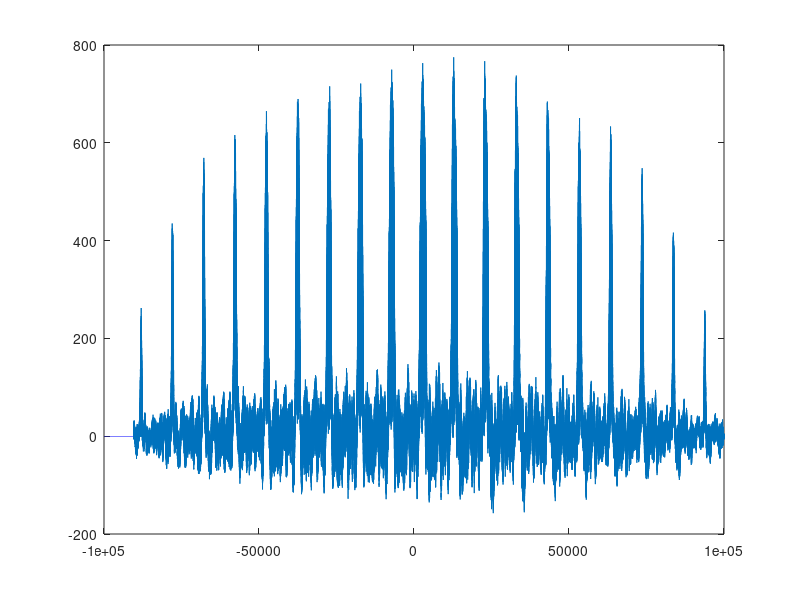

MATLAB code for this plot:
v = 340;
ts = 1/1e6;

rx_long = load('rf_signals/rx_long.dat');
tx_long = load('rf_signals/tx_long.dat');

ltx = length(tx_long);
n = -ltx+1:ltx-1;
r = xcorr(rx_long, tx_long);

plot(n,r)

l10 = ltx/10;
j = 0;
d = zeros(1, 10);
for i=1:l10:ltx-l10+1
    j = j + 1;
    tx = tx_long(i:i+l10-1);
    rx = rx_long(i:i+l10-1);
    np = -l10+1:l10-1;
    rp = xcorr(rx, tx);
    [argvalue, argmax] = max(rp);
    d(j) = (abs(np(argmax))*ts*v)/2;
end
